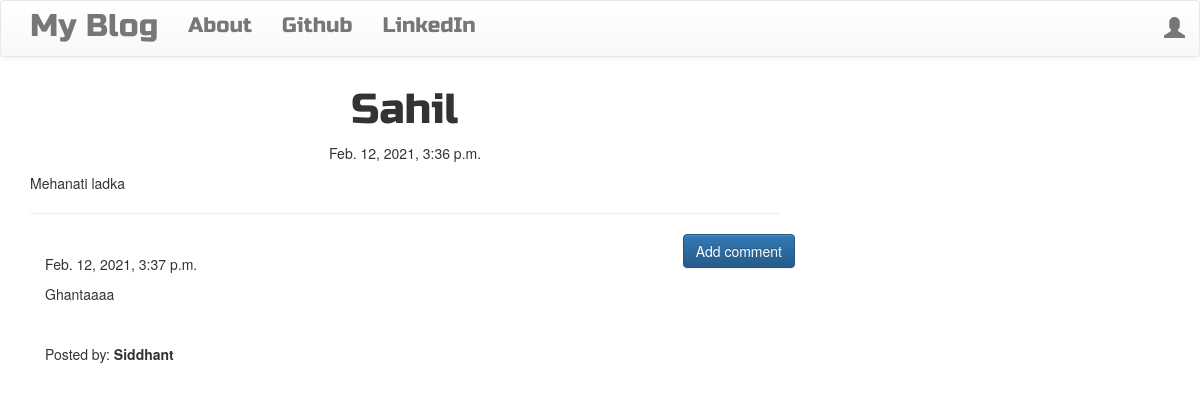
Page /post/13 on the committed database.
### blog/models.py (models this page shows, shortened)
class Post(models.Model):
    author = models.ForeignKey('auth.User', on_delete = models.CASCADE)
    title = models.CharField(max_length=200)
    text = models.TextField()
    created_date = models.DateTimeField(default=timezone.now)
    published_date = models.DateTimeField(blank=True, null=True)

class Comment(models.Model):
    post = models.ForeignKey('blog.Post', related_name='comments', on_delete = models.CASCADE)
    author = models.CharField(max_length=200)
    text = models.TextField()
    created_date = models.DateTimeField(default=timezone.now)
    approved_comment = models.BooleanField(default=False)

### blog/views.py (the view)
# urls.py: url(r'^post/(?P<pk>\d+)$', views.PostDetailView.as_view(), name='post_detail'),
class PostDetailView(DetailView):
    model = Post

### blog/templates/blog/post_detail.html (shortened to what this page needs)
{% extends 'blog/base.html' %}
{% block content %}
        <h1 class='posttitle loader'>{{ post.title }}</h1>
        {% if post.published_date %}
            <div class="date postdate">
                {{ post.published_date }}
            </div>
        {% else %}
            <a class="btn btn-default" href="{% url 'post_publish' pk=post.pk %}">Publish</a>
        {% endif %}
      <p class='postcontent' >{{ post.text|safe|linebreaksbr }}</p>
  <hr>
  <a class="btn btn-primary btn-comment" href="{% url 'add_comment_to_post' pk=post.pk %}">Add comment</a>
  <div class="container">
  {% for comment in post.comments.all %}
  <br>
      {% if user.is_authenticated or comment.approved_comment %}
              {{ comment.created_date }}
          <p>{{ comment.text|safe|linebreaks }}</p>
          <p>Posted by: <strong>{{ comment.author }}</strong></p>
      {% endif %}
  {% empty %}
      <p>No comments posted.</p>
  {% endfor %}
</div>
{% endblock %}

### blog/templates/blog/base.html (shortened to what this page needs)
<!DOCTYPE html>
{% load static %}
<html lang="en" dir="ltr">
  <head>
    <link rel="stylesheet" href="https://maxcdn.bootstrapcdn.com/bootstrap/3.3.7/css/bootstrap.min.css">
    <link rel="stylesheet" href="https://maxcdn.bootstrapcdn.com/bootstrap/3.3.7/css/bootstrap-theme.min.css">
    <link rel="stylesheet" href="//cdn.jsdelivr.net/medium-editor/latest/css/medium-editor.min.css" type="text/css" media="screen" charset="utf-8">
    <link rel="stylesheet" href="{% static 'css/blog.css' %}">
</head>
  <body class="loader">
    <nav class="navbar navbar-default techfont custom-navbar">
      <div class="container">
        <ul class="nav navbar-nav">
          <li> <a class="navbar-brand bigbrand" href="{% url 'post_list' %}">My Blog</a></li>
          <li><a href="{% url 'about' %}">About</a> </li>
          <li><a href="https://www.github.com">Github</a> </li>
          <li><a href="https://www.linkedin.com">LinkedIn</a> </li>
        </ul>
        <ul class="nav navbar-nav navbar-right">
          {% if user.is_authenticated %}
          <li>
            <a href="{% url 'post_new' %}">New Post</a>
          </li>
          <li>
            <a href="{% url 'post_draft_list' %}">Drafts</a>
          </li>
          <li>
            <a href="{% url 'logout' %}">Logout</a>
          </li>
          <li>
            <a>Welcome: {{user.username}}</a>
          </li>
          {% else %}
          <li><a class="nav navbar-right" href="{% url 'login' %}"><span class="glyphicon glyphicon-user"></span></a> </li>
          {% endif %}
        </ul>
      </div>
    </nav>
    <div class="content container">
      <div class="row">
          <div class="col-md-8">
            <div class="blog_posts">
              {% block content %}
              {% endblock %}
            </div>
          </div>
      </div>
  </div>
  </body>
</html>

### blog/static/css/blog.css (style rules this page uses)
.techfont { font-family: 'Russo One', sans-serif; font-size: 1.5em; margin-bottom: 10px; }
.postdate { text-align: center; }
.posttitle { font-family: 'Russo One', sans-serif; font-size: 3em; text-align: center; }
.postcontent { font-family: 'Montserrat'; font-size: 1.5em; }
.btn-comment { position: absolute; right: 0px; }
.bigbrand { font-size: 1.5em; }
.loader { filter:hue-rotate(0deg); color: linear-gradient(45deg,#0f8,#08f); animation:hue 5000ms infinite linear; }

### rows in the picture
Post: title "Sahil", published_date "Feb. 12, 2021, 3:36 p.m.", text "Mehanati ladka"
Comment: created_date "Feb. 12, 2021, 3:37 p.m.", text "Ghantaaaa", author "Siddhant"
